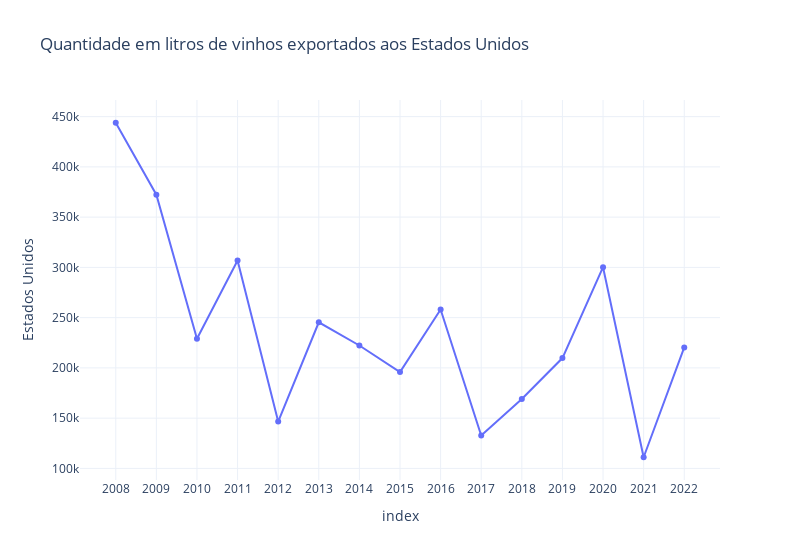

Notebook cell for this chart:
### Code cell
#Gráfico de linha Quantidade Estados Unidos
fig =px.line(df_quantidade,  x=df_quantidade.index, y='Estados Unidos',markers=True,template='plotly_white',
             title='Quantidade em litros de vinhos exportados aos Estados Unidos',width = 800)
fig.show()

### Figure 1 — Plotly figure (JSON) as saved in the notebook; plotly's stock layout.template omitted (floating-point values rounded to 4 significant figures)
{"data": [{"hovertemplate": "index=%{x}<br>Estados Unidos=%{y}<extra></extra>", "legendgroup": "", "line": {"color": "#636efa", "dash": "solid"}, "marker": {"symbol": "circle"}, "mode": "lines+markers", "name": "", "orientation": "v", "showlegend": false, "type": "scatter", "x": ["2008", "2009", "2010", "2011", "2012", "2013", "2014", "2015", "2016", "2017", "2018", "2019", "2020", "2021", "2022"], "xaxis": "x", "y": [443895, 372319, 228968, 306787, 146585, 245368, 222267, 195896, 258072, 132688, 169109, 209765, 300178, 111085, 220373], "yaxis": "y"}], "layout": {"legend": {"tracegroupgap": 0}, "title": {"text": "Quantidade em litros de vinhos exportados aos Estados Unidos"}, "width": 800, "xaxis": {"anchor": "y", "domain": [0, 1], "title": {"text": "index"}}, "yaxis": {"anchor": "x", "domain": [0, 1], "title": {"text": "Estados Unidos"}}}}
